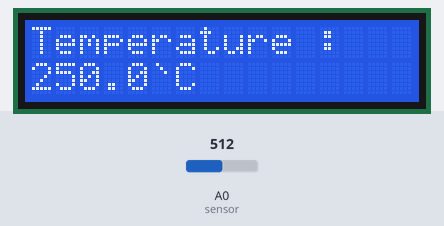
The sketch below on a simulated Arduino Uno, built with avr-gcc and run on an emulated ATmega328P. Parts: 16×2 character LCD. The inputs (shaded band) are chosen by the test bench; at power-on: A0 (sensor) = 512. What the sketch prints to the serial monitor is not drawn.

Above: at 3.2 s.
3.3 s: A0 (sensor) set to 716
At 5.3 s:
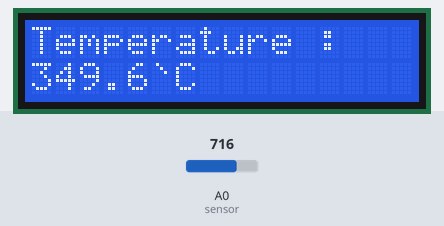
6.6 s: A0 (sensor) set to 900
At 8.0 s:
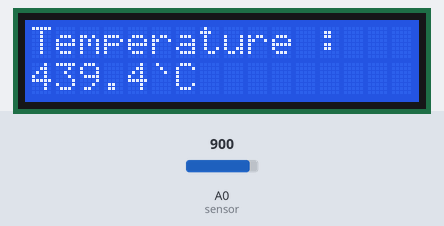
9.9 s: A0 (sensor) set to 1023
At 13.6 s:
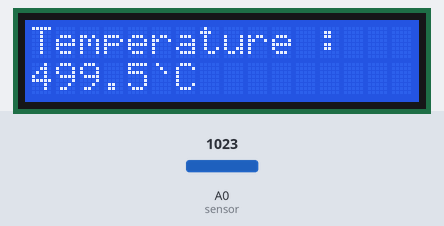
Timing chart, 0 to 15.1 s (numbered marks = the images above; inputs shaded):
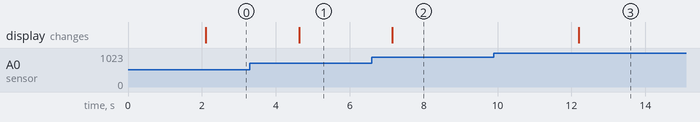

Measured:
- after the input at 3.3 s, the display: changes after 1.3 s (image 1)
- after the input at 6.6 s, the display: changes after 0.55 s (image 2)
- after the input at 9.9 s, the display: changes after 2.3 s (image 3)

The sketch:

16x2_lcd_i2c_lm35_00.ino
```cpp
#define sensor A0
#include <LCD.h>
#include <LiquidCrystal_I2C.h>

#define I2C_ADDR 0x27 //I2C adress, you should use the code to scan the adress first (0x27) here
#define BACKLIGHT_PIN 3 // Declaring LCD Pins
#define En_pin 2
#define Rw_pin 1
#define Rs_pin 0
#define D4_pin 4
#define D5_pin 5
#define D6_pin 6
#define D7_pin 7

LiquidCrystal_I2C lcd(I2C_ADDR,En_pin,Rw_pin,Rs_pin,D4_pin,D5_pin,D6_pin,D7_pin);
float temp;

void setup() {

  Serial.begin(9600); //Serial used

  lcd.begin (16,2);

  lcd.setBacklightPin(BACKLIGHT_PIN,POSITIVE);

  lcd.setBacklight(HIGH); //Lighting backlight

  lcd.home ();
  lcd.setCursor(0,0);
  lcd.print("thermometer");

  delay(2000);

  lcd.clear();

}


void loop()
{
  temp = analogRead(sensor);
  temp = temp*0.48828125;

  Serial.print("Temperature : ");
  Serial.print(temp);
  Serial.println(" ");

  lcd.setCursor(0,0);
  lcd.print("Temperature : ");

  lcd.setCursor(0,1);
  lcd.print(temp);

  lcd.setCursor(5,1);
  lcd.print("`C");


  delay(2500);
}
```
